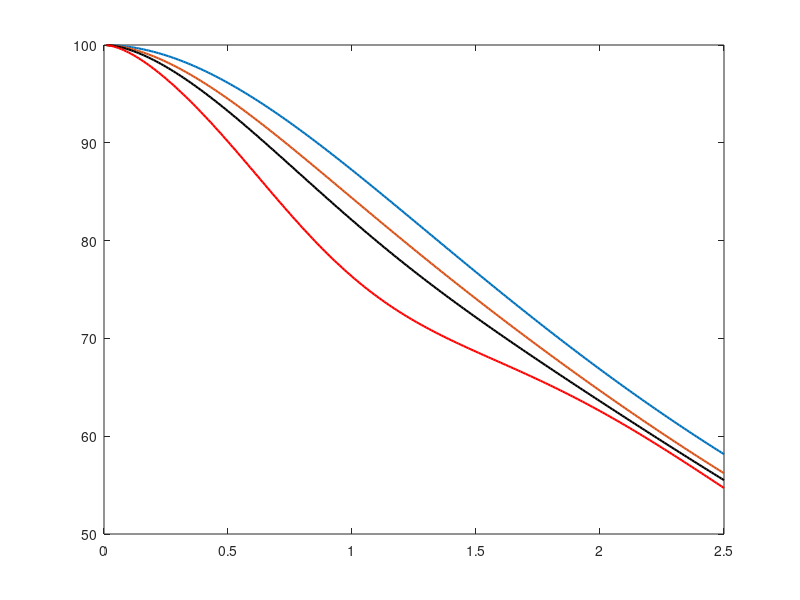

Write MATLAB code to recreate this figure.
clc;clear
t=0:0.01:2.5;

c=0.1;

out = 100.*(2./(t.*(c+1))).*((bessely(1,t./(c-1)).*besseli(1,c.*t./(c-1))-besseli(1,t./(c-1)).*bessely(1,c.*t./(c-1)))./(bessely(1,c.*t./(c-1)).*besseli(0,t./(c-1))+bessely(0,t./(c-1)).*besseli(1,c.*t./(c-1))));
plot(t,out,'linewidth',1.5)
hold on

c=0.20;
out = 100.*(2./(t.*(c+1))).*((bessely(1,t./(c-1)).*besseli(1,c.*t./(c-1))-besseli(1,t./(c-1)).*bessely(1,c.*t./(c-1)))./(bessely(1,c.*t./(c-1)).*besseli(0,t./(c-1))+bessely(0,t./(c-1)).*besseli(1,c.*t./(c-1))));
plot(t,out,'linewidth',1.5)
hold on
c=0.25;
out = 100.*(2./(t.*(c+1))).*((bessely(1,t./(c-1)).*besseli(1,c.*t./(c-1))-besseli(1,t./(c-1)).*bessely(1,c.*t./(c-1)))./(bessely(1,c.*t./(c-1)).*besseli(0,t./(c-1))+bessely(0,t./(c-1)).*besseli(1,c.*t./(c-1))));

plot(t,out,'black','linewidth',1.5) 
hold on
c=0.33;
out = 100.*(2./(t.*(c+1))).*((bessely(1,t./(c-1)).*besseli(1,c.*t./(c-1))-besseli(1,t./(c-1)).*bessely(1,c.*t./(c-1)))./(bessely(1,c.*t./(c-1)).*besseli(0,t./(c-1))+bessely(0,t./(c-1)).*besseli(1,c.*t./(c-1))));
plot(t,out,'r','linewidth',1.5)